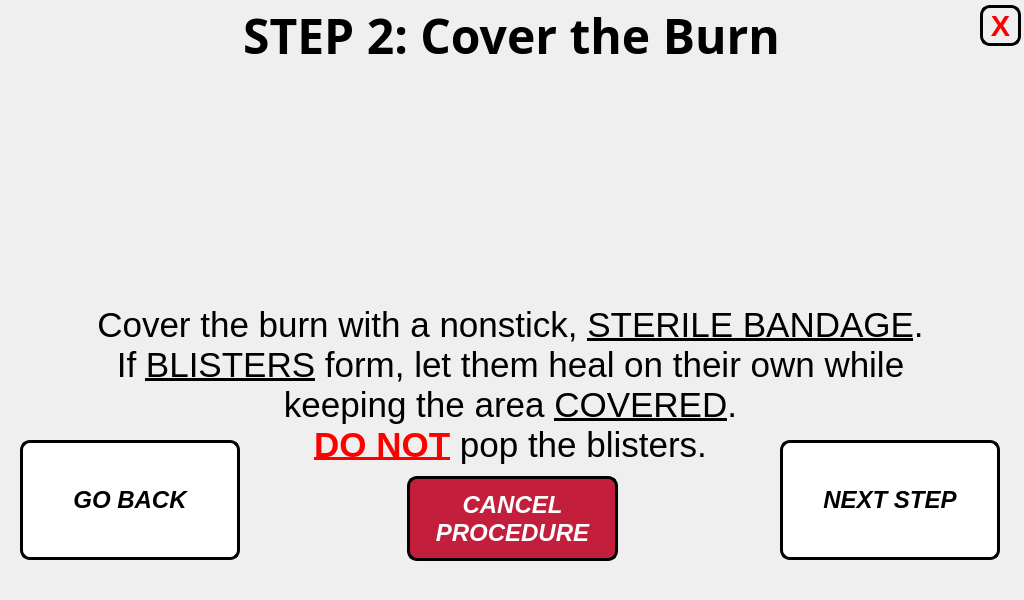
<?xml version="1.0" encoding="UTF-8"?>
<ui version="4.0">
 <class>step_3_window</class>
 <widget class="QMainWindow" name="step_3_window">
  <property name="geometry">
   <rect>
    <x>0</x>
    <y>0</y>
    <width>1024</width>
    <height>600</height>
   </rect>
  </property>
  <property name="minimumSize">
   <size>
    <width>1024</width>
    <height>600</height>
   </size>
  </property>
  <property name="maximumSize">
   <size>
    <width>1024</width>
    <height>600</height>
   </size>
  </property>
  <property name="windowTitle">
   <string>Step 1 Procedure</string>
  </property>
  <widget class="QWidget" name="centralwidget">
   <widget class="QLabel" name="title_step_3">
    <property name="geometry">
     <rect>
      <x>6</x>
      <y>0</y>
      <width>1011</width>
      <height>71</height>
     </rect>
    </property>
    <property name="font">
     <font>
      <family>Unispace</family>
      <pointsize>18</pointsize>
      <weight>75</weight>
      <bold>true</bold>
     </font>
    </property>
    <property name="text">
     <string>&lt;html&gt;&lt;head/&gt;&lt;body&gt;&lt;p align=&quot;center&quot;&gt;&lt;span style=&quot; font-size:36pt;&quot;&gt;STEP 2: Cover the Burn&lt;/span&gt;&lt;/p&gt;&lt;/body&gt;&lt;/html&gt;</string>
    </property>
    <property name="alignment">
     <set>Qt::AlignCenter</set>
    </property>
   </widget>
   <widget class="QLabel" name="text_steps_3">
    <property name="geometry">
     <rect>
      <x>20</x>
      <y>290</y>
      <width>981</width>
      <height>191</height>
     </rect>
    </property>
    <property name="font">
     <font>
      <pointsize>14</pointsize>
     </font>
    </property>
    <property name="text">
     <string>&lt;html&gt;&lt;head/&gt;&lt;body&gt;&lt;p align=&quot;center&quot;&gt;&lt;span style=&quot; font-family:'Calibri'; font-size:26pt; color:#000000;&quot;&gt;Cover the burn with a nonstick, &lt;/span&gt;&lt;span style=&quot; font-family:'Calibri'; font-size:26pt; text-decoration: underline; color:#000000;&quot;&gt;STERILE BANDAGE&lt;/span&gt;&lt;span style=&quot; font-family:'Calibri'; font-size:26pt; color:#000000;&quot;&gt;.&lt;br/&gt;If &lt;/span&gt;&lt;span style=&quot; font-family:'Calibri'; font-size:26pt; text-decoration: underline; color:#000000;&quot;&gt;BLISTERS&lt;/span&gt;&lt;span style=&quot; font-family:'Calibri'; font-size:26pt; color:#000000;&quot;&gt; form, let them heal on their own while&lt;br/&gt;keeping the area &lt;/span&gt;&lt;span style=&quot; font-family:'Calibri'; font-size:26pt; text-decoration: underline; color:#000000;&quot;&gt;COVERED&lt;/span&gt;&lt;span style=&quot; font-family:'Calibri'; font-size:26pt; color:#000000;&quot;&gt;.&lt;br/&gt;&lt;/span&gt;&lt;span style=&quot; font-family:'Calibri'; font-size:26pt; font-weight:600; text-decoration: underline; color:#ff0000;&quot;&gt;DO NOT&lt;/span&gt;&lt;span style=&quot; font-family:'Calibri'; font-size:26pt; color:#000000;&quot;&gt; pop the blisters.&lt;/span&gt;&lt;/p&gt;&lt;/body&gt;&lt;/html&gt;</string>
    </property>
   </widget>
   <widget class="QLabel" name="gif_player_label_3">
    <property name="geometry">
     <rect>
      <x>330</x>
      <y>60</y>
      <width>360</width>
      <height>240</height>
     </rect>
    </property>
    <property name="minimumSize">
     <size>
      <width>360</width>
      <height>240</height>
     </size>
    </property>
    <property name="maximumSize">
     <size>
      <width>360</width>
      <height>240</height>
     </size>
    </property>
    <property name="font">
     <font>
      <family>Unispace</family>
      <pointsize>16</pointsize>
      <weight>75</weight>
      <bold>true</bold>
     </font>
    </property>
    <property name="frameShape">
     <enum>QFrame::NoFrame</enum>
    </property>
    <property name="lineWidth">
     <number>1</number>
    </property>
    <property name="text">
     <string/>
    </property>
    <property name="alignment">
     <set>Qt::AlignCenter</set>
    </property>
   </widget>
   <widget class="QPushButton" name="next_step_button_3">
    <property name="geometry">
     <rect>
      <x>780</x>
      <y>440</y>
      <width>220</width>
      <height>120</height>
     </rect>
    </property>
    <property name="minimumSize">
     <size>
      <width>220</width>
      <height>120</height>
     </size>
    </property>
    <property name="maximumSize">
     <size>
      <width>220</width>
      <height>120</height>
     </size>
    </property>
    <property name="font">
     <font>
      <pointsize>18</pointsize>
      <weight>75</weight>
      <italic>true</italic>
      <bold>true</bold>
     </font>
    </property>
    <property name="cursor">
     <cursorShape>PointingHandCursor</cursorShape>
    </property>
    <property name="styleSheet">
     <string notr="true">QPushButton:hover:!pressed
{
  background-color: rgb(195,30,60);
}

QPushButton
{
  background-color: white;
color: black;
border-style: outset;
border-width: 3px;
border-radius:10px;
border-color: black;
}</string>
    </property>
    <property name="text">
     <string>NEXT STEP</string>
    </property>
   </widget>
   <widget class="QPushButton" name="go_back_injury_type_3">
    <property name="geometry">
     <rect>
      <x>20</x>
      <y>440</y>
      <width>220</width>
      <height>120</height>
     </rect>
    </property>
    <property name="minimumSize">
     <size>
      <width>220</width>
      <height>120</height>
     </size>
    </property>
    <property name="maximumSize">
     <size>
      <width>220</width>
      <height>120</height>
     </size>
    </property>
    <property name="font">
     <font>
      <pointsize>18</pointsize>
      <weight>75</weight>
      <italic>true</italic>
      <bold>true</bold>
     </font>
    </property>
    <property name="styleSheet">
     <string notr="true">QPushButton:hover:!pressed
{
  background-color: rgb(195,30,60);
}

QPushButton
{
  background-color: white;
color: black;
border-style: outset;
border-width: 3px;
border-radius:10px;
border-color: black;
}</string>
    </property>
    <property name="text">
     <string>GO BACK</string>
    </property>
   </widget>
   <widget class="QLabel" name="label">
    <property name="geometry">
     <rect>
      <x>0</x>
      <y>0</y>
      <width>1024</width>
      <height>600</height>
     </rect>
    </property>
    <property name="minimumSize">
     <size>
      <width>1024</width>
      <height>600</height>
     </size>
    </property>
    <property name="maximumSize">
     <size>
      <width>1024</width>
      <height>600</height>
     </size>
    </property>
    <property name="text">
     <string/>
    </property>
    <property name="pixmap">
     <pixmap>../pictures/program_pictures/main_wallpaper.png</pixmap>
    </property>
   </widget>
   <widget class="QPushButton" name="end_procedure_now_button">
    <property name="geometry">
     <rect>
      <x>407</x>
      <y>476</y>
      <width>211</width>
      <height>85</height>
     </rect>
    </property>
    <property name="minimumSize">
     <size>
      <width>0</width>
      <height>0</height>
     </size>
    </property>
    <property name="maximumSize">
     <size>
      <width>16777215</width>
      <height>16777215</height>
     </size>
    </property>
    <property name="font">
     <font>
      <pointsize>18</pointsize>
      <weight>75</weight>
      <italic>true</italic>
      <bold>true</bold>
     </font>
    </property>
    <property name="styleSheet">
     <string notr="true">QPushButton:hover:!pressed
{
  background-color: grey;
}

QPushButton
{
  background-color: rgb(195,30,60);
color: white;
border-style: outset;
border-width: 3px;
border-radius:10px;
border-color: black;
}</string>
    </property>
    <property name="text">
     <string>CANCEL
PROCEDURE</string>
    </property>
   </widget>
   <widget class="QPushButton" name="close_button">
    <property name="geometry">
     <rect>
      <x>980</x>
      <y>5</y>
      <width>41</width>
      <height>41</height>
     </rect>
    </property>
    <property name="font">
     <font>
      <pointsize>22</pointsize>
      <weight>75</weight>
      <bold>true</bold>
     </font>
    </property>
    <property name="styleSheet">
     <string notr="true">QPushButton:hover:!pressed
{
  background-color: rgb(195,30,60);
}

QPushButton
{

color: red;
border-style: outset;
border-width: 3px;
border-radius:10px;
border-color: black;
}
</string>
    </property>
    <property name="text">
     <string>X</string>
    </property>
   </widget>
   <zorder>label</zorder>
   <zorder>text_steps_3</zorder>
   <zorder>title_step_3</zorder>
   <zorder>gif_player_label_3</zorder>
   <zorder>next_step_button_3</zorder>
   <zorder>go_back_injury_type_3</zorder>
   <zorder>end_procedure_now_button</zorder>
   <zorder>close_button</zorder>
  </widget>
 </widget>
 <resources/>
 <connections/>
</ui>
